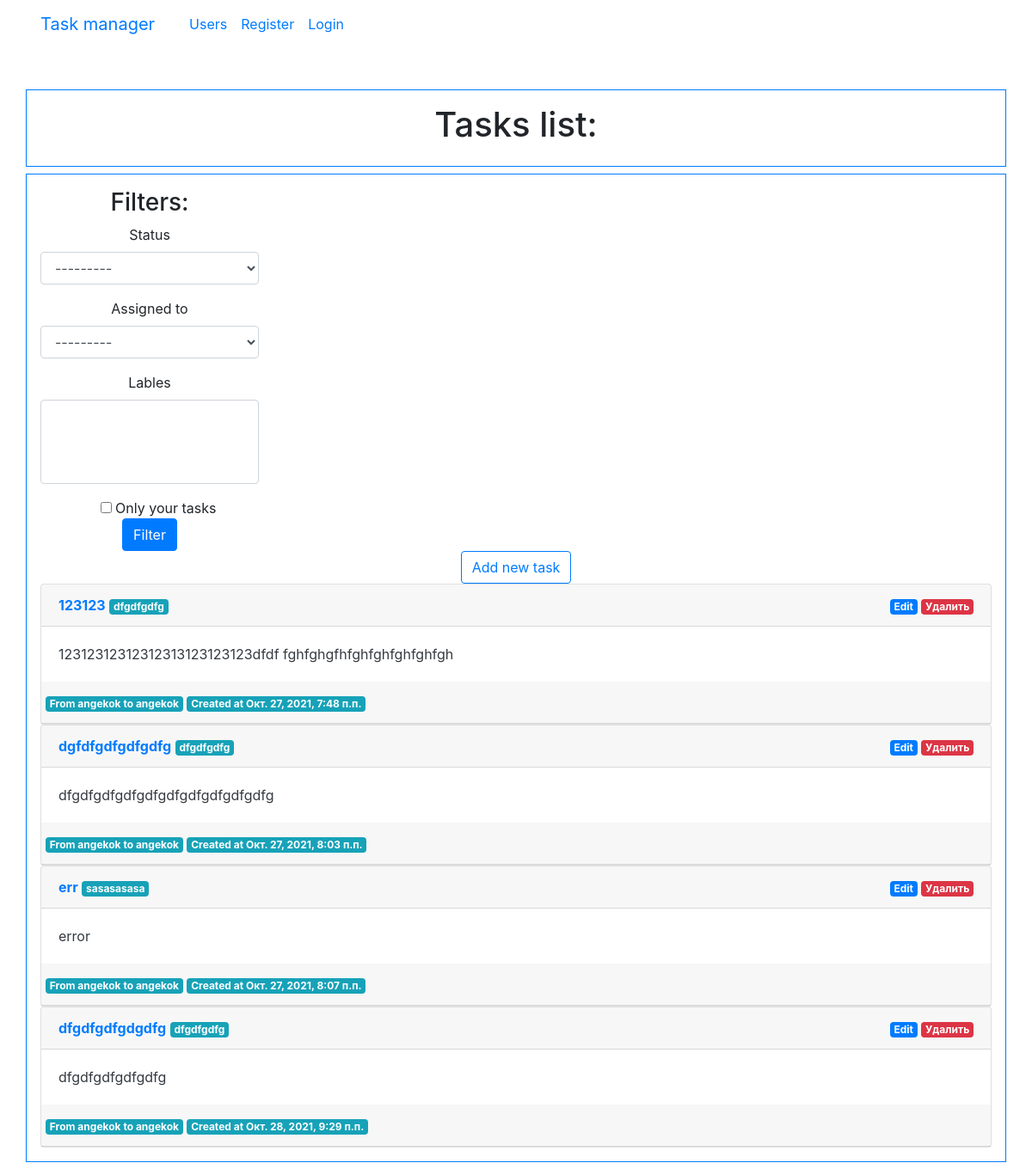
The page /tasks/ on the database as committed earlier.
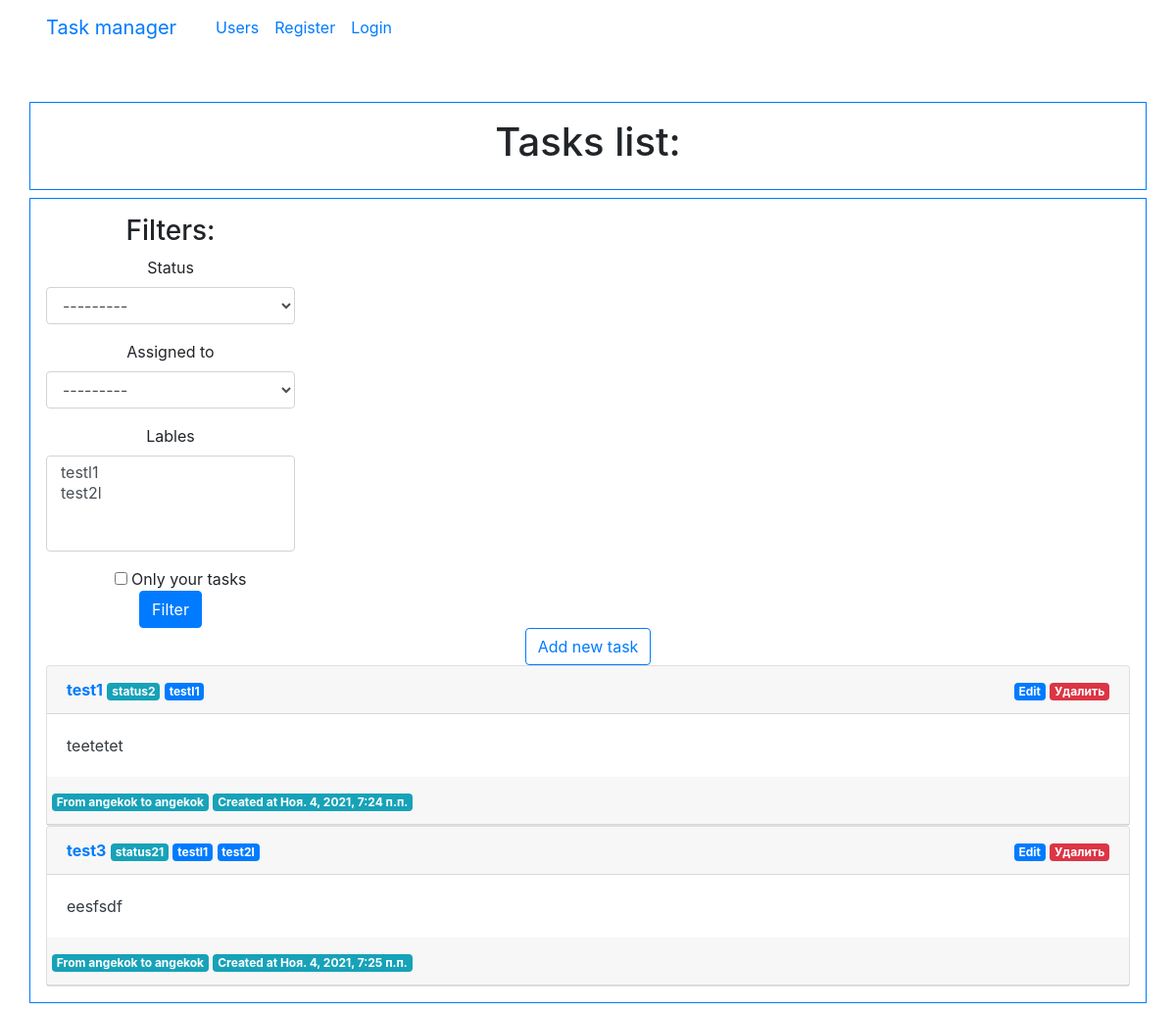
The same page on the database as committed later.
### tasks/models.py (models this page shows, shortened)
class Task(models.Model):
    name = models.CharField(max_length=255)
    created_at = models.DateTimeField(auto_now_add=True)
    content = models.TextField(max_length=600)
    status = models.ForeignKey(TaskStatus, on_delete=models.PROTECT, null=False, blank=False)
    creator = models.ForeignKey(User, on_delete=models.SET_NULL, null=True, blank=True)
    assigned_to = models.ForeignKey(User, on_delete=models.SET_NULL, null=True, blank=True, related_name="assigned_to")
    lables = models.ManyToManyField(TaskLable, blank=True)

class TaskStatus(models.Model):
    name = models.CharField(max_length=200, unique=True)
    def __str__(self):
        return self.name

class TaskLable(models.Model):
    name = models.CharField(max_length=200, unique=True)
    def __str__(self):
        return self.name

### tasks/views.py (the view, shortened to what this page needs)
# urls.py: path('tasks/', views.TasksView.as_view(), name='tasks'),
class TasksView(generic.ListView):
    model = Task
    template_name = 'tasks/tasks_list.html'
    context_object_name = 'tasks_list'
    def get_context_data(self, **kwargs):
        context = super().get_context_data(**kwargs)
        context['filter'] = TaskFilter(
            self.request.GET,
            queryset=self.get_queryset(),)
        return context
    def get_queryset(self):
        return Task.objects.all()

### templates/tasks/tasks_list.html (shortened to what this page needs)
{% extends "base.html" %}
{% load bootstrap4 %}
{% load i18n %}
{% block page_header %}
<h1 class="cover-heading">{% trans "Tasks list:" %}</h1>
{% endblock %}
{% block content %}
<div class="row">
  <div class="col-md-3">
    <h3>{% trans "Filters:" %}</h3>
      <form action="" method="get" class="form">
        {% bootstrap_form filter.form %}
        <div class="form-check"><input type="checkbox" name="assigned_to__username" value={{ user.username }} class="form-check-input" id="id_self_tasks">
          <label class="form-check-label" for="id_self_tasks">{% trans "Only your tasks" %}</label>
        </div>
        {% buttons %}
          <button type="submit" class="btn btn-primary">{% trans "Filter" %}</button>
        {% endbuttons %}
      </form>
  </div>
</div>
<div><a class="btn btn-outline-primary" href="/tasks/create" role="button">{% trans "Add new task" %}</a></div>
<div>
  <div>
    {% if tasks_list %}
    {% for task in tasks_list %}
    <div class="card bg-white text-dark mb-9">
      <div class="card-header">
        <div class="row">
          <div class="col-auto mr-auto text-left"><b><a href="{% url 'task' task.id %}">{{ task.name }}</a></b>
            <span class="badge badge-info">{{ task.status }}</span>
            {% for lable in task.lables.all %}
              <span class="badge badge-primary">{{lable}}</span>
            {% endfor %} </div>
          <div class="col-auto"><a href="{% url 'task_update' task.id %}" class="badge badge-primary">{% trans "Edit" %}</a>
            <a href="{% url 'task_delete' task.id %}" class="badge badge-danger">{% trans "Delete" %}</a></div>
        </div>
      </div>
      <div class="card-body">
        <p class="card-text text-left">{{task.content}}</p>
      </div>
      <div class="card-header">
        <div class="row">
          <div><span class="badge badge-info">
            {%trans "From "%} {{ task.creator }} {%trans " to "%} {{ task.assigned_to }}
          </span>
            <span class="badge badge-info">
            {%trans "Created at"%} {{ task.created_at }}
          </span>
          </div>
        </div>
      </div>
    </div>
  {% endfor %}
  {% else %}
    <p>{% trans "Have't any task."%}</p>
  {% endif %}
  </div>
</div>
{% endblock %}

### templates/base.html (shortened to what this page needs)
<!doctype html>
{% load bootstrap4 %}
{% load static %}
{% bootstrap_css %}
{% load i18n %}
<html lang="en">
  <head>
  </head>
  <body>
    <div class="container-fluid">
      <header>
        <div class="row pb-5">
          <div class="col">
            <nav class="navbar navbar-expand-md">
              <a class="navbar-brand nav-link" href="/" >{% trans "Task manager" %}</a>
              <div class="collapse navbar-collapse" id="navbarsExampleDefault">
                <ul class="navbar-nav mr-auto">
                  {% if user.is_authenticated %}
                  <li class="nav-item">
                    <a class="nav-link" href="{% url 'users:list' %}">{% trans "Users" %}</a>
                  </li>
                  <li class="nav-item">
                    <a class="nav-link" href="/tasks">{% trans "Tasks" %}</a>
                  </li>
                  <li class="nav-item">
                    <a class="nav-link" href="/lables">{% trans "Lables" %}</a>
                  </li>
                  <li class="nav-item">
                    <a class="nav-link" href="/statuses">{% trans "Statuses" %}</a>
                  </li>
                  <li class="nav-item justify-content-end">
                    <a class="nav-link" href="/logout">{% trans "logout" %}</a>
                  </li>
                  {% else %}
                  <li class="nav-item">
                    <a class="nav-link" href="{% url 'users:list' %}">{% trans "Users" %}</a>
                  </li>
                  <li class="nav-item">
                    <a class="nav-link" href="/users/create">{% trans "Register" %}</a>
                  </li>
                  <li class="nav-item">
                    <a class="nav-link" href="/login">{% trans "Login" %}</a>
                  </li>
                  {% endif %}
                </ul>
              </div>
            </nav>
          </div>
        </div>
        <div class="container-fluid text-center">
          <div class="p-3 mb-2 border border-primary float-none">
            {% block page_header %}{% endblock page_header %}
          </div>
        </div>
      </header>
      <main>
        <div class="container-fluid text-center">
          <div class="p-3 mb-2 border border-primary float-none">
              {% block content %}{% endblock %}
          </div>
        </div>
      </main>
    </div>
  </body>
</html>

Rows that differ between the two databases and show on the page:
removed Task: name "123123", status "dfgdfgdfg", content "12312312312312313123123123dfdf fghfghgfhfghfghfghfghfgh", creator "angekok", assigned_to "angekok", created_at "Окт. 27, 2021, 7:48 п.п."
removed Task: name "dgfdfgdfgdfgdfg", status "dfgdfgdfg", content "dfgdfgdfgdfgdfgdfgdfgdfgdfgdfg", creator "angekok", assigned_to "angekok", created_at "Окт. 27, 2021, 8:03 п.п."
removed Task: name "err", status "sasasasasa", content "error", creator "angekok", assigned_to "angekok", created_at "Окт. 27, 2021, 8:07 п.п."
removed Task: name "dfgdfgdfgdgdfg", status "dfgdfgdfg", content "dfgdfgdfgdfgdfg", creator "angekok", assigned_to "angekok", created_at "Окт. 28, 2021, 9:29 п.п."
added Task: name "test1", status "status2", content "teetetet", creator "angekok", assigned_to "angekok", created_at "Ноя. 4, 2021, 7:24 п.п."
added TaskLable: name "testl1"
added Task: name "test3", status "status21", content "eesfsdf", creator "angekok", assigned_to "angekok", created_at "Ноя. 4, 2021, 7:25 п.п."
added TaskLable: name "test2l", shown under Task "test3"
Other text that changed with them:
form field lables: (not shown) → "testl1 / test2l"
